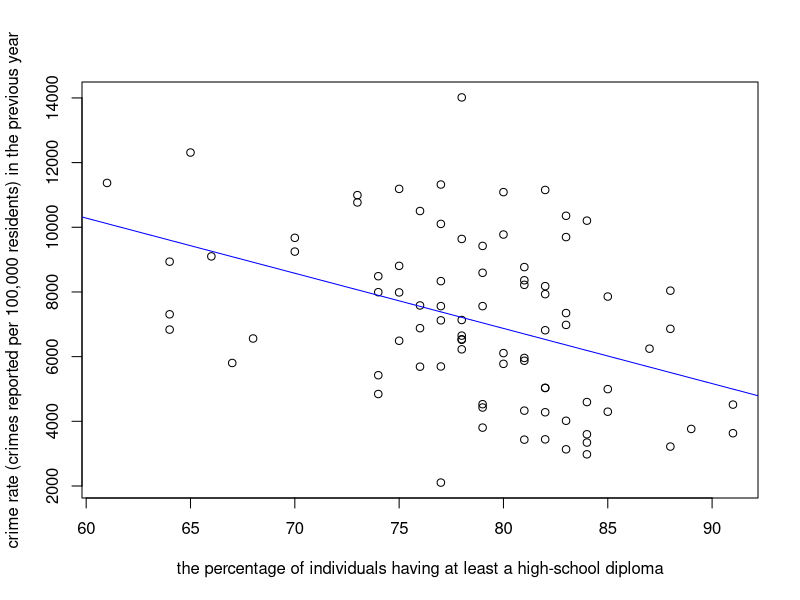

Recreate this plot in R.
## ---- chunk 1
knitr::opts_chunk$set(echo = TRUE)
## ---- chunk 2
# Load the dataset
data <- read.table("crimerate.txt", header = TRUE)

# Check the structure of the dataset
str(data)

# Summary statistics
summary(data)

x <- data$pct.diploma
y <- data$rate
## ---- chunk 3
model <- lm(y~x, data=data)
beta0 <- model$coefficients[1]
beta1 <- model$coefficients[2]
cat("the least squares estimator : hat beta_{0} is:",beta0,"\n")
cat("the least squares estimator : hat beta_{1} is:",beta1,"\n")


# Fitted regression line
fitted_line <- paste("rate = ", round(beta0, 2), " + ", round(beta1, 2), " * pct.diploma")
cat("The fitted regression line is:",fitted_line)
plot(x,y,xlab = "the percentage of individuals having at least a high-school diploma",
     ylab = "crime rate (crimes reported per 100,000 residents) in the previous year")
abline(lm(y~x),col="blue")
## ---- chunk 4
# Standard errors of coefficients
se_beta_0 <- summary(model)$coefficients[1, 2]
se_beta_1 <- summary(model)$coefficients[2, 2]

se_beta_0
se_beta_1

## ---- chunk 5
# Hypothesis test for linear association
summary(model)

# Critical t value (df =82 , p)
df <- nrow(data) -1 
p <- 0.05/2
cat("The critical t-value at degree of freedom of",df,"is:",qt(p,df))
## ---- chunk 6
# Confidence interval for beta_1
conf_int_beta_1 <- confint(model, level = 0.95)
conf_int_beta_1

## ---- chunk 7
# Create a new dataset with pct.diploma = 80 for prediction
new_data <- data.frame(pct.diploma = rep(80, nrow(data))) # Create a dataset with 84 rows, all with pct.diploma = 80

# Predict mean crime rates for the new dataset
pred <- predict(model, newdata = new_data, interval = "confidence", level = 0.99)
pred


